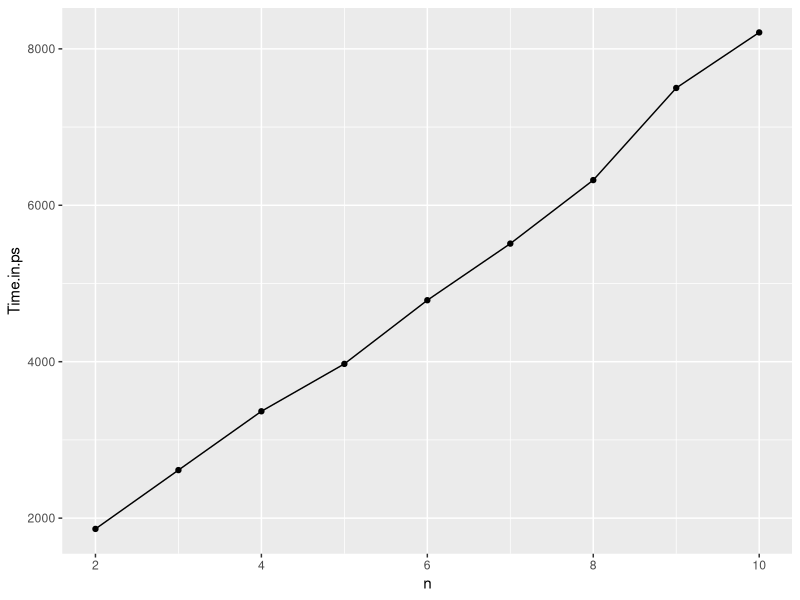

Recreate this plot in R.
library(ggplot2)

df = read.csv('times.csv')
pdf('func_sim.pdf')
ggplot(data=df,aes(x=n,y=Time.in.ps))+
    geom_line()+
    geom_point()
dev.off()